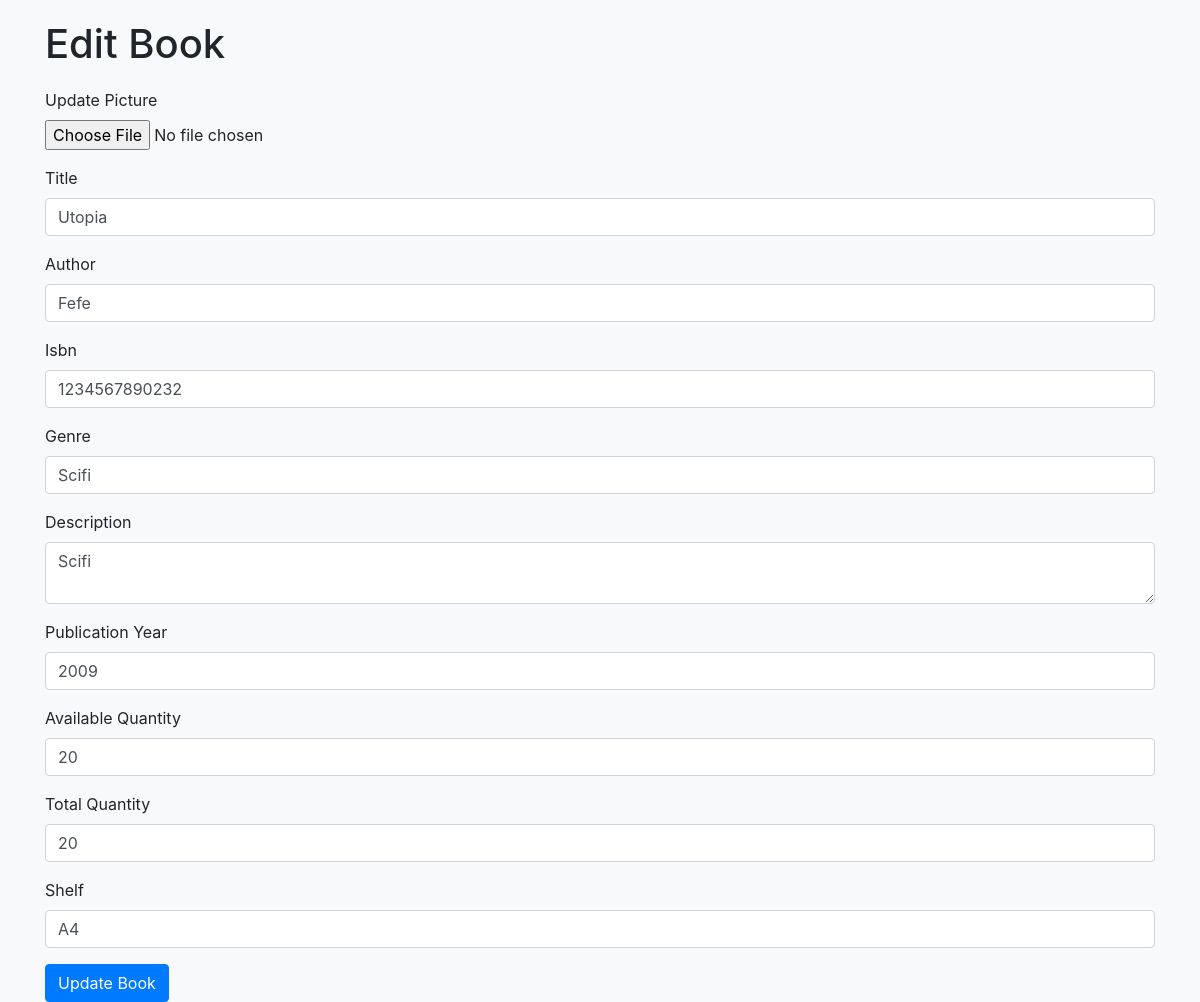
The app's page /book/2/edit, older data.
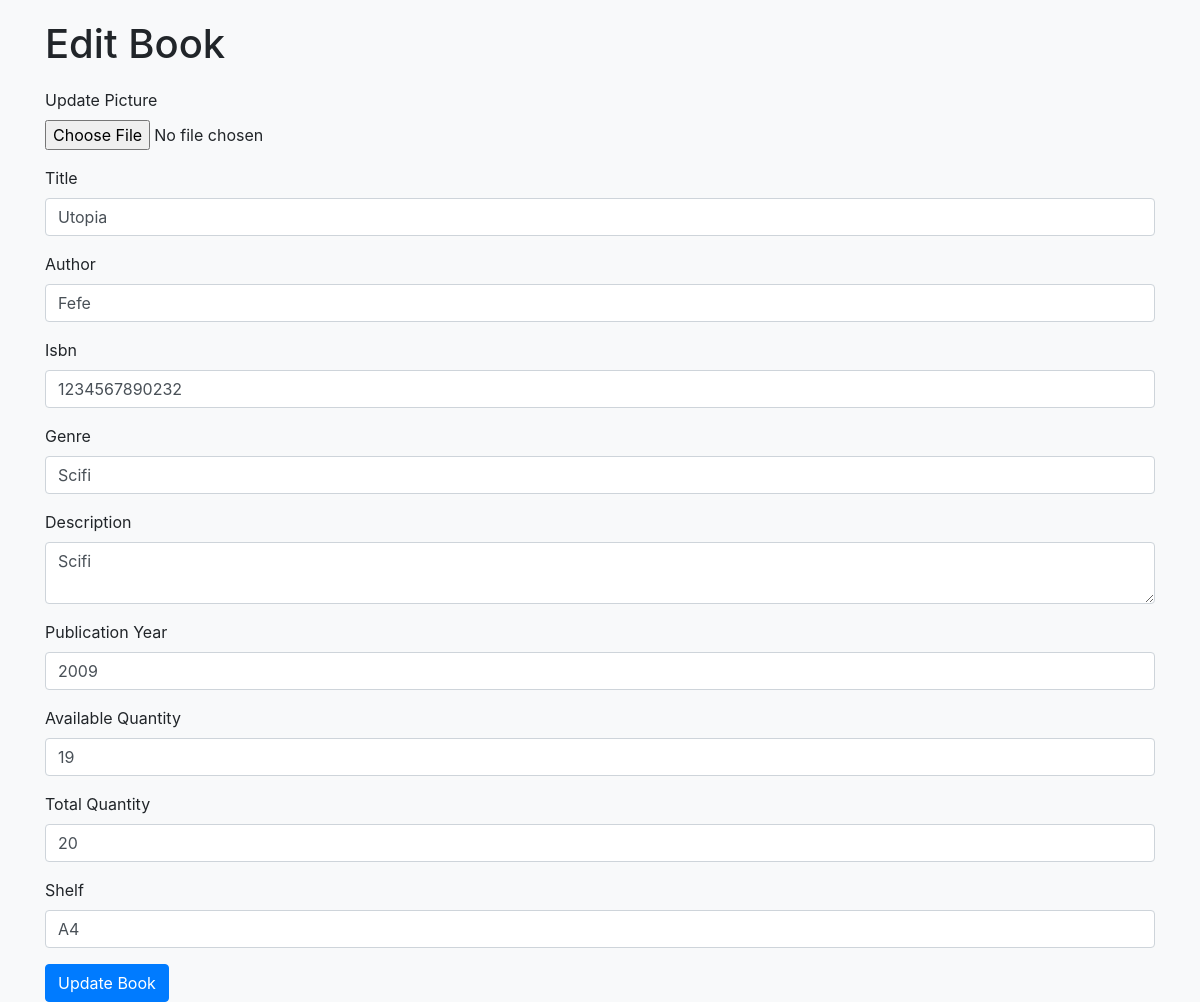
The same page, newer data.
### models.py (models this page shows, shortened)
class Book(db.Model):
    id = db.Column(db.Integer, primary_key=True)
    picture = db.Column(db.String(120), nullable=True)
    title = db.Column(db.String(150), nullable=False)
    author = db.Column(db.String(100), nullable=False)
    isbn = db.Column(db.String(20), unique=True, nullable=False)
    genre = db.Column(db.String(50), nullable=True)
    description = db.Column(db.String(50), nullable=False)
    publication_year = db.Column(db.Integer)
    available_quantity = db.Column(db.Integer, default=1)
    total_quantity = db.Column(db.Integer, default=1)
    shelf = db.Column(db.String(100), nullable=False)

### app.py (the view)
@app.route('/book/<int:book_id>/edit', methods=['GET', 'POST'])
def edit_book(book_id):
    book = Book.query.get_or_404(book_id)
    form = EditBookForm()
    if form.validate_on_submit():
        book.title = form.title.data
        book.author = form.author.data
        book.isbn = form.isbn.data
        book.genre = form.genre.data
        book.description = form.description.data
        book.publication_year = form.publication_year.data
        book.available_quantity = form.available_quantity.data
        book.total_quantity = form.total_quantity.data
        book.shelf = form.shelf.data
        if form.picture.data:
            picture_file = secure_filename(form.picture.data.filename)
            picture_path = os.path.join(app.config['UPLOAD_FOLDER'], picture_file)
            form.picture.data.save(picture_path)
            book.picture = picture_file
        db.session.commit()
        flash(f'Book {book.title} has been updated!', 'success')
        return redirect(url_for('list_books'))
    elif request.method == 'GET':
        form.title.data = book.title
        form.author.data = book.author
        form.isbn.data = book.isbn
        form.genre.data = book.genre
        form.description.data = book.description
        form.publication_year.data = book.publication_year
        form.available_quantity.data = book.available_quantity
        form.total_quantity.data = book.total_quantity
        form.shelf.data = book.shelf
    return render_template('edit_book.html', form=form, book=book)

### forms.py
class EditBookForm(FlaskForm):
    picture = FileField('Update Picture')  # Allow image upload
    title = StringField('Title', validators=[DataRequired()])
    author = StringField('Author', validators=[DataRequired()])
    isbn = IntegerField('Isbn', validators=[DataRequired()])
    genre = StringField('Genre', validators=[DataRequired()])
    description = TextAreaField('Description')
    publication_year = IntegerField('Publication Year', validators=[DataRequired()])
    available_quantity = IntegerField('Available Quantity', validators=[DataRequired()])
    total_quantity = IntegerField('Total Quantity', validators=[DataRequired()])
    shelf = StringField('Shelf', validators=[DataRequired()])
    submit = SubmitField('Update Book')

### templates/edit_book.html (shortened to what this page needs)
<!DOCTYPE html>
<html lang="en">
<head>
    <link href="https://stackpath.bootstrapcdn.com/bootstrap/4.5.2/css/bootstrap.min.css" rel="stylesheet">
</head>
<body>
<div class="container">
    <h1>Edit Book</h1>
    <form method="POST" enctype="multipart/form-data">
        <div class="form-group">
            {{ form.picture.label(class="form-control-label") }}
            {{ form.picture(class="form-control-file") }}
        </div>
        <div class="form-group">
            {{ form.title.label(class="form-control-label") }}
            {{ form.title(class="form-control") }}
        </div>
        <div class="form-group">
            {{ form.author.label(class="form-control-label") }}
            {{ form.author(class="form-control") }}
        </div>
        <div class="form-group">
            {{ form.isbn.label(class="form-control-label") }}
            {{ form.isbn(class="form-control") }}
        </div>
        <div class="form-group">
            {{ form.genre.label(class="form-control-label") }}
            {{ form.genre(class="form-control") }}
        </div>
        <div class="form-group">
            {{ form.description.label(class="form-control-label") }}
            {{ form.description(class="form-control") }}
        </div>
        <div class="form-group">
            {{ form.publication_year.label(class="form-control-label") }}
            {{ form.publication_year(class="form-control") }}
        </div>
        <div class="form-group">
            {{ form.available_quantity.label(class="form-control-label") }}
            {{ form.available_quantity(class="form-control") }}
        </div>
        <div class="form-group">
            {{ form.total_quantity.label(class="form-control-label") }}
            {{ form.total_quantity(class="form-control") }}
        </div>
        <div class="form-group">
            {{ form.shelf.label(class="form-control-label") }}
            {{ form.shelf(class="form-control") }}
        </div>
        <button type="submit" class="btn btn-primary">{{ form.submit.label.text }}</button>
    </form>
</div>
</body>
</html>

Row changes from the older to the newer data that the page shows:
changed Book "Utopia": available_quantity "20" → "19"
